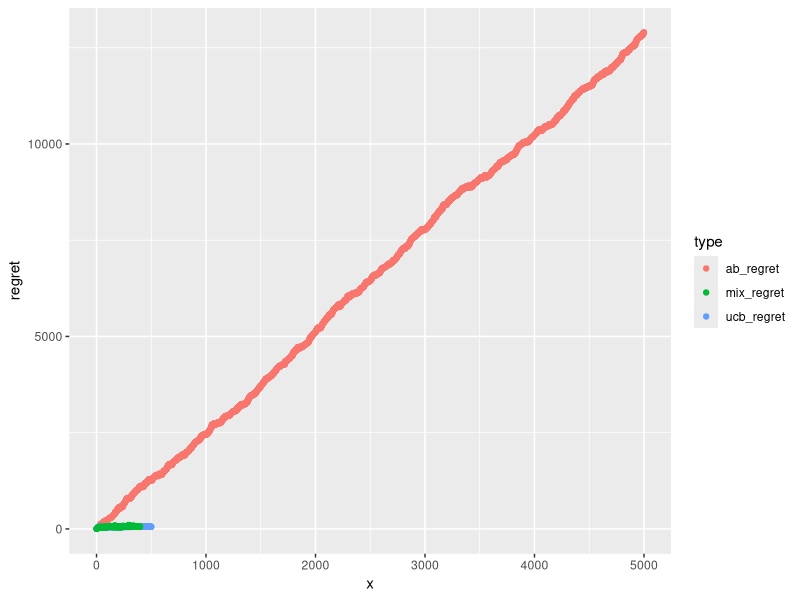

Source code (R): (Note: this script raises an error after producing the figure.)
library(ggplot2)
library(dplyr)
library(tidyr)
setwd("G:\\My Drive\\Research\\Contextual Bandits\\code\\bandits\\MAB_VAR")
# ab <- read.csv("ab.csv")
# peek <- read.csv("peek.csv")
# mix <- read.csv("mix.csv")
# ucb <- read.csv("ucb.csv")
# 
# ggplot(ab) + geom_point(aes(x=seq(1, length(ab$avg)), y=avg))
# ggplot(peek) + geom_point(aes(x=seq(1, length(peek$avg)), y=avg))
# ggplot(mix) + geom_point(aes(x=seq(1, length(mix$avg)), y=avg))
# ggplot(ucb) + geom_point(aes(x=seq(1, length(ucb$avg)), y=avg))


df <- read.csv("output.csv")
# df <- data.frame(t(df))
# colnames(df) <- c("ab_regret", "peek_regret", "ucb_regret", "mix_regret", "ab_mean_rmse",
#                  "ab_var_rmse", "peek_mean_rmse", "peek_var_rmse", "ucb_mean_rmse", 
#                  "ucb_var_rmse", "mix_mean_rmse", "mix_var_rmse")
df$x = 1:nrow(df)
df_regret <- df %>% select(x, ab_regret, ucb_regret, mix_regret) %>%
  gather("type", "regret", 2:4)

ggplot(df_regret) + geom_point(aes(x=x, y=regret, color=type))+ ggsave("regret.png.png")

df_mean_rmse <- df %>% select(x, ab_mean_rmse, ucb_mean_rmse, mix_mean_rmse) %>%
  gather("type", "m_rmse", 2:4)

ggplot(df_mean_rmse) + geom_point(aes(x=x, y=m_rmse, color=type)) + ggsave("mean_rmse.png.png")

df_var_rmse <- df %>% select(x, ab_var_rmse, ucb_var_rmse, mix_var_rmse) %>%
  gather("type", "var_rmse", 2:4)

ggplot(df_var_rmse) + geom_point(aes(x=x, y=var_rmse, color=type)) + ggsave("var_rmse.png.png")


df <- read.csv("groups.csv")
df$x = 1:nrow(df)
df_group <- df %>% select(x, ab_group, ucb_group, mix_group) %>% gather("type", "group", 2:4)
ggplot(df_group) + geom_point(aes(x=x, y=factor(group))) + facet_grid(type ~.) + ggsave("group.png")



